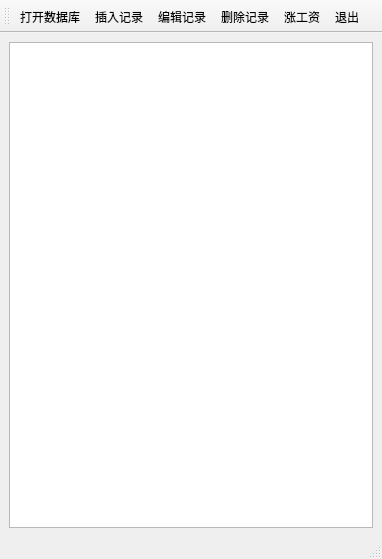
<?xml version="1.0" encoding="UTF-8"?>
<ui version="4.0">
 <class>MainWindow</class>
 <widget class="QMainWindow" name="MainWindow">
  <property name="geometry">
   <rect>
    <x>0</x>
    <y>0</y>
    <width>382</width>
    <height>559</height>
   </rect>
  </property>
  <property name="windowTitle">
   <string>MainWindow</string>
  </property>
  <widget class="QWidget" name="centralwidget">
   <layout class="QVBoxLayout" name="verticalLayout">
    <item>
     <widget class="QTableView" name="tableView"/>
    </item>
   </layout>
  </widget>
  <widget class="QMenuBar" name="menubar">
   <property name="geometry">
    <rect>
     <x>0</x>
     <y>0</y>
     <width>382</width>
     <height>22</height>
    </rect>
   </property>
  </widget>
  <widget class="QStatusBar" name="statusbar"/>
  <widget class="QToolBar" name="toolBar">
   <property name="windowTitle">
    <string>toolBar</string>
   </property>
   <attribute name="toolBarArea">
    <enum>TopToolBarArea</enum>
   </attribute>
   <attribute name="toolBarBreak">
    <bool>false</bool>
   </attribute>
   <addaction name="actOpen"/>
   <addaction name="actInsert"/>
   <addaction name="actEd"/>
   <addaction name="actDel"/>
   <addaction name="actAddSalary"/>
   <addaction name="actExit"/>
  </widget>
  <action name="actOpen">
   <property name="text">
    <string>打开数据库</string>
   </property>
  </action>
  <action name="actInsert">
   <property name="text">
    <string>插入记录</string>
   </property>
  </action>
  <action name="actEd">
   <property name="text">
    <string>编辑记录</string>
   </property>
  </action>
  <action name="actDel">
   <property name="text">
    <string>删除记录</string>
   </property>
  </action>
  <action name="actAddSalary">
   <property name="text">
    <string>涨工资</string>
   </property>
  </action>
  <action name="actExit">
   <property name="text">
    <string>退出</string>
   </property>
  </action>
 </widget>
 <resources/>
 <connections>
  <connection>
   <sender>actExit</sender>
   <signal>triggered()</signal>
   <receiver>MainWindow</receiver>
   <slot>close()</slot>
   <hints>
    <hint type="sourcelabel">
     <x>-1</x>
     <y>-1</y>
    </hint>
    <hint type="destinationlabel">
     <x>190</x>
     <y>279</y>
    </hint>
   </hints>
  </connection>
 </connections>
</ui>
